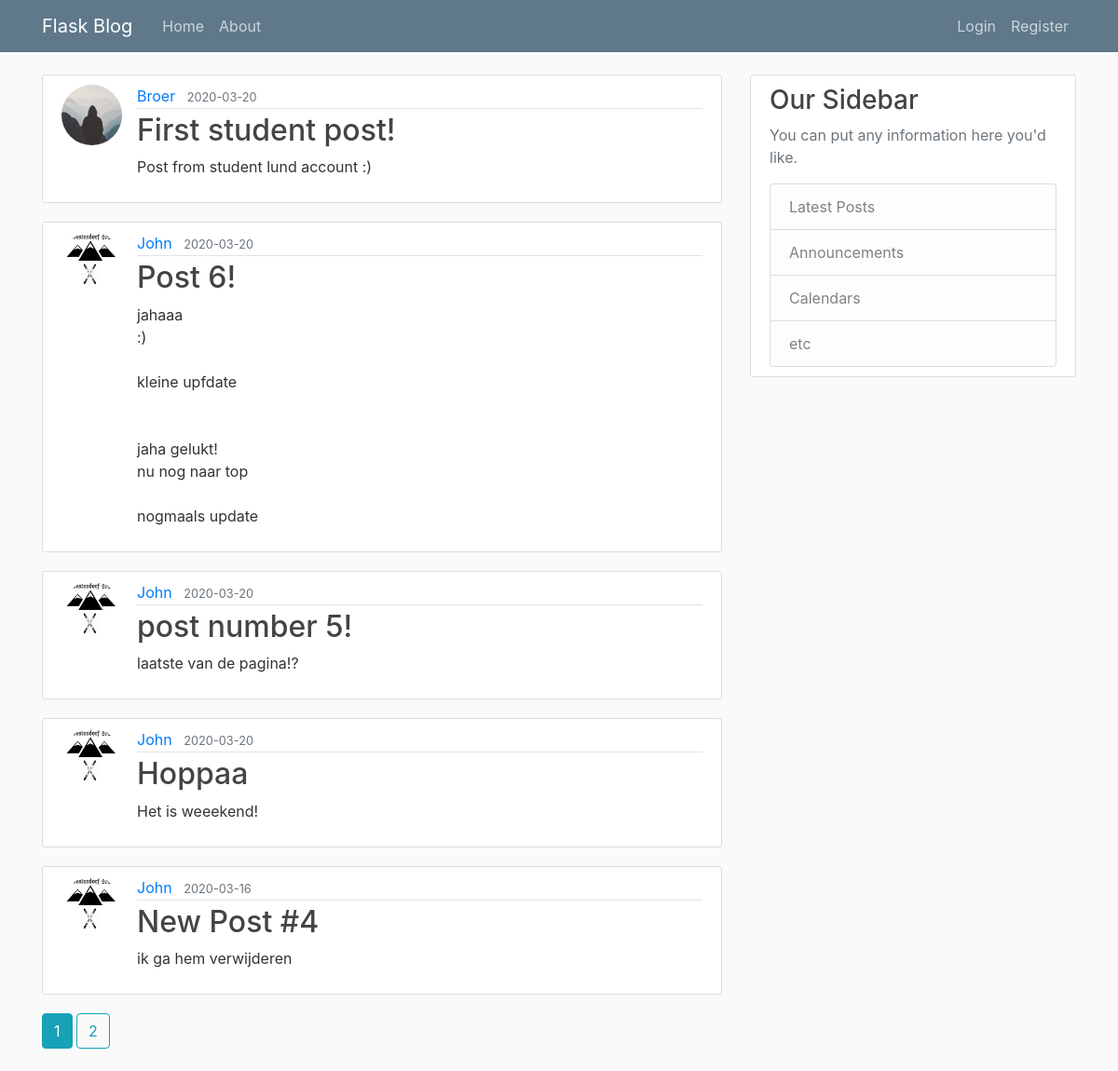
The page /home on the database its author committed.
### flaskblog/models.py (models this page shows, shortened)
class Post(db.Model):
    id = db.Column(db.Integer, primary_key=True)
    title = db.Column(db.String(100), nullable=False)
    date_posted = db.Column(db.DateTime, nullable=False, default=datetime.utcnow)
    content = db.Column(db.Text, nullable=False)
    user_id = db.Column(db.Integer, db.ForeignKey('user.id'), nullable=False)

class User(db.Model, UserMixin):
    id = db.Column(db.Integer, primary_key=True)
    username = db.Column(db.String(20), unique=True, nullable=False)
    email = db.Column(db.String(120), unique=True, nullable=False)
    image_file = db.Column(db.String(20), nullable=False, default='default.jpg')
    password = db.Column(db.String(60), nullable=False)
    posts = db.relationship('Post', backref='author', lazy=True)

### flaskblog/main/routes.py (the view)
@main.route("/")
@main.route("/home")
def home():
    page = request.args.get('page', 1, type=int)
    posts = Post.query.order_by(Post.date_posted.desc()).paginate(page=page, per_page=5)
    return render_template('home.html', posts=posts)

### flaskblog/templates/home.html
{% extends "layout.html" %}
{% block content %}
    {% for post in posts.items %}
        <article class="media content-section">
            <img class="rounded-circle article-img" src="{{ url_for('static', filename='profile_pics/' + post.author.image_file) }}">
            <div class="media-body">
                <div class="article-metadata">
                    <a class="mr-2" href="{{ url_for('users.user_posts', username=post.author.username) }}">{{ post.author.username }}</a>
                    <small class="text-muted">{{ post.date_posted.strftime('%Y-%m-%d') }}</small>
                </div>
                <h2><a class="article-title" href="{{ url_for('posts.post', post_id=post.id) }}">{{ post.title }}</a></h2>
                <p class="article-content">{{ post.content }}</p>
            </div>
        </article>
    {% endfor %}
    {% for page_num in posts.iter_pages(left_edge=1, right_edge=1, left_current=2, right_current=2) %}
        {% if page_num %}
            {% if posts.page == page_num %}
                <a class="btn btn-info mb-4" href="{{  url_for('main.home', page=page_num) }}">{{ page_num }}</a>
            {% else %}
                <a class="btn btn-outline-info mb-4" href="{{  url_for('main.home', page=page_num) }}">{{ page_num }}</a>
            {% endif %}
        {% endif %}
    {% endfor %}
{% endblock content %}

### flaskblog/templates/layout.html (shortened to what this page needs)
<!DOCTYPE html>
<html lang="en">
<head>
    <link rel="stylesheet" href="https://stackpath.bootstrapcdn.com/bootstrap/4.4.1/css/bootstrap.min.css">
    <link rel="stylesheet" type="text/css" href="{{ url_for('static', filename='main.css') }}">
</head>
<body>
    <header class="site-header">
      <nav class="navbar navbar-expand-md navbar-dark bg-steel fixed-top">
        <div class="container">
          <a class="navbar-brand mr-4" href="/">Flask Blog</a>
          <div class="collapse navbar-collapse" id="navbarToggle">
            <div class="navbar-nav mr-auto">
              <a class="nav-item nav-link" href="{{ url_for('main.home') }}">Home</a>
              <a class="nav-item nav-link" href="{{ url_for('main.about') }}">About</a>
            </div>
            <div class="navbar-nav">
                {% if current_user.is_authenticated %}
                    <a class="nav-item nav-link" href="{{ url_for('posts.new_post') }}">New Post</a>
                    <a class="nav-item nav-link" href="{{ url_for('users.account') }}">Account</a>
                    <a class="nav-item nav-link" href="{{ url_for('users.logout') }}">Logout</a>
                {% else %}
                    <a class="nav-item nav-link" href="{{ url_for('users.login') }}">Login</a>
                    <a class="nav-item nav-link" href="{{ url_for('users.register') }}">Register</a>
                {% endif %}
            </div>
          </div>
        </div>
      </nav>
    </header>
    <main role="main" class="container">
      <div class="row">
        <div class="col-md-8">
            {% block content %}{% endblock %}
        </div>
        <div class="col-md-4">
          <div class="content-section">
            <h3>Our Sidebar</h3>
            <p class='text-muted'>You can put any information here you'd like.</p>
              <ul class="list-group">
                <li class="list-group-item list-group-item-light">Latest Posts</li>
                <li class="list-group-item list-group-item-light">Announcements</li>
                <li class="list-group-item list-group-item-light">Calendars</li>
                <li class="list-group-item list-group-item-light">etc</li>
              </ul>
          </div>
        </div>
      </div>
    </main>
</body>
</html>

### flaskblog/static/main.css (style rules this page uses)
body { background: #fafafa; color: #333333; margin-top: 5rem; }
h1, h2, h3, h4, h5, h6 { color: #444444; }
.bg-steel { background-color: #5f788a; }
.site-header .navbar-nav .nav-link { color: #cbd5db; }
.content-section { background: #ffffff; padding: 10px 20px; border: 1px solid #dddddd; border-radius: 3px; margin-bottom: 20px; }
.article-title { color: #444444; }
.article-content { white-space: pre-line; }
.article-img { height: 65px; width: 65px; margin-right: 16px; }
.article-metadata { padding-bottom: 1px; margin-bottom: 4px; border-bottom: 1px solid #e3e3e3 }

### rows shown on the page
Post: image_file (placeholder picture), author.username "Broer", date_posted "2020-03-20", title "First student post!", content "Post from student lund account :)"
Post: image_file (picture), author.username "John", date_posted "2020-03-20", title "Post 6!", content "jahaaa :) kleine upfdate jaha gelukt! nu nog naar top nogmaals update"
Post: image_file (picture), author.username "John", date_posted "2020-03-20", title "post number 5!", content "laatste van de pagina!?"
Post: image_file (picture), author.username "John", date_posted "2020-03-20", title "Hoppaa", content "Het is weeekend!"
Post: image_file (picture), author.username "John", date_posted "2020-03-16", title "New Post #4", content "ik ga hem verwijderen"

### other values the page prints
{{ page_num }} "1"
{{ page_num }} "2"
